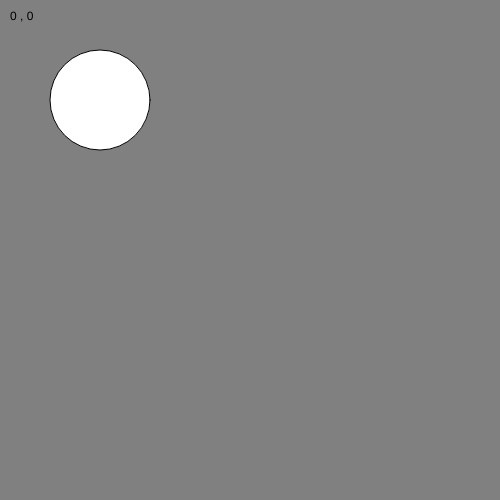
Frame 1 (no input)
Frame 60 (no input): identical to frame 1, image omitted
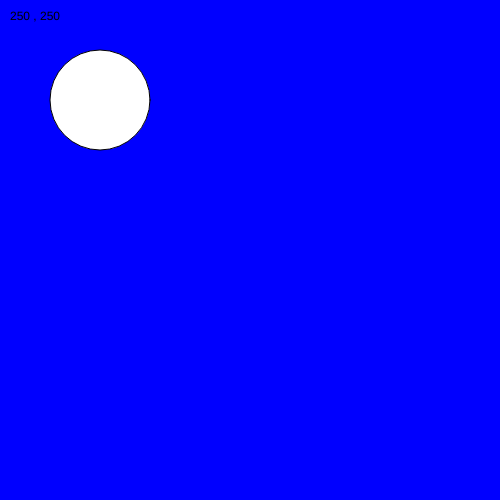
Frame 120 (the mouse pressed at the canvas centre since frame 60)

The p5.js sketch that drew these frames (run headless with seeded random() and noise() and a simulated clock; from frame 60 on, the mouse is pressed at the canvas centre):

// p5.js sketch
// ── sketch.js
 function setup() {
  createCanvas(500, 500);

}

function draw() {

  if(mouseIsPressed){
    background('blue');
  } else{
  background('grey') ;
  }
  // put your shapes here!
ellipse(100,100,100,100)

  text(mouseX + " , " + mouseY, 10, 20) ;  // this helps know where the mouse is
}

function mouseReleased() {
  // if you click the mouse, you'll see the location in the debugging console
  print(mouseX + " , " + mouseY) ;
}
